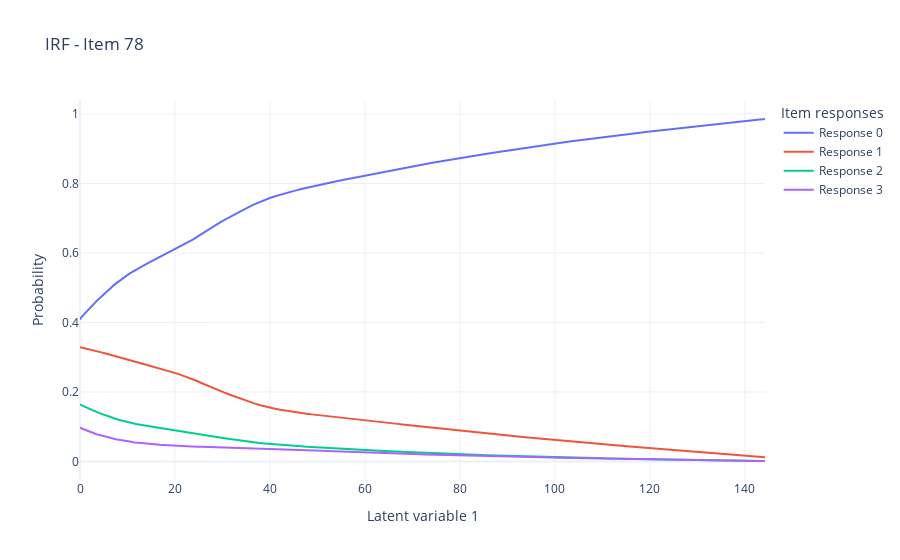

Here is the notebook cell this chart was saved with:
### Code cell
fig = ae_model.plotter.plot_item_probabilities(
    item = 78,
    scale="bit",
    latent_variables=(1, ),
    plot_group_fit=False,
    z_estimation_method = "NN",
    grayscale=False,
)
fig.show()

### Figure 1 — Plotly figure (JSON) as saved in the notebook; plotly's stock layout.template omitted (floating-point values rounded to 4 significant figures; data arrays with more than 128 entries replaced by an {"elided": "..."} marker saying what was removed)
{"data": [{"line": {"color": "#636EFA"}, "mode": "lines", "name": "Response 0", "type": "scatter", "x": {"elided": "215 float values"}, "y": {"elided": "215 float values"}}, {"line": {"color": "#EF553B"}, "mode": "lines", "name": "Response 1", "type": "scatter", "x": {"elided": "215 float values"}, "y": {"elided": "215 float values"}}, {"line": {"color": "#00CC96"}, "mode": "lines", "name": "Response 2", "type": "scatter", "x": {"elided": "215 float values"}, "y": {"elided": "215 float values"}}, {"line": {"color": "#AB63FA"}, "mode": "lines", "name": "Response 3", "type": "scatter", "x": {"elided": "215 float values"}, "y": {"elided": "215 float values"}}], "layout": {"legend": {"title": {"text": "Item responses"}}, "title": {"text": "IRF - Item 78"}, "xaxis": {"title": {"text": "Latent variable 1"}}, "yaxis": {"title": {"text": "Probability"}}}}
